Frame 1 (no input): blank canvas, image omitted
Frame 60 (no input): blank canvas, image omitted
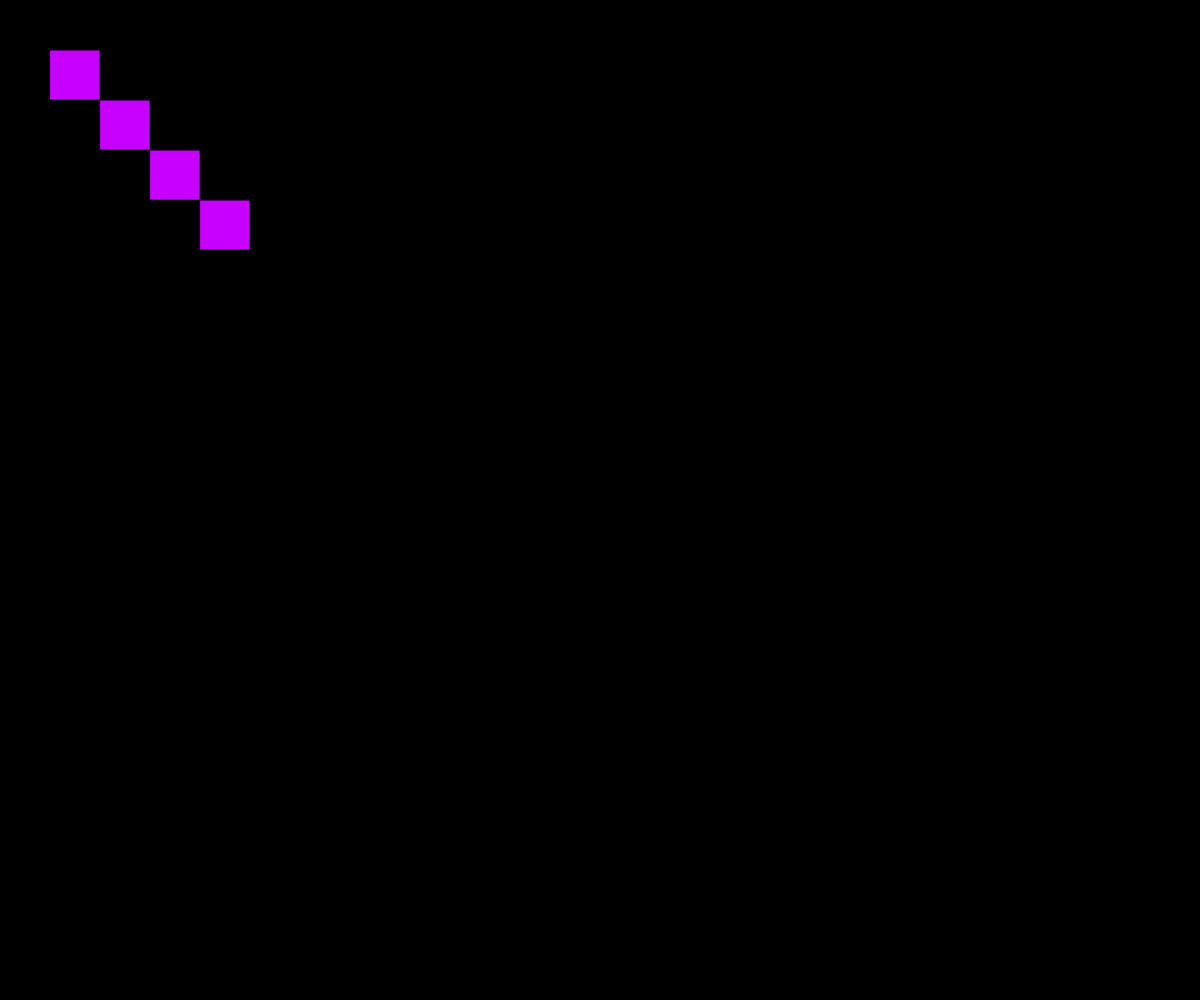
Frame 120 (the mouse pressed at the canvas centre since frame 60)

The p5.js sketch whose frames 1 and 60 were blank and that drew this single picture after the mouse press (run headless with seeded random() and noise() and a simulated clock; from frame 60 on, the mouse is pressed at the canvas centre):

// p5.js sketch
// ── sketch.js
function setup() {
  createCanvas(windowWidth, windowHeight);
}

function draw() {
  //make background black (done)
  background(0);

fill(mouseX/3, 0, mouseX/2);
 rect(50, 50,50);
 rect(100, 100,50);
 rect(150, 150,50);
 rect(200, 200,50);
  //control their colour with mouse (done)

  //give me a circle that expads with mouse movement
  // give text of your least favourite word in pink!

}
